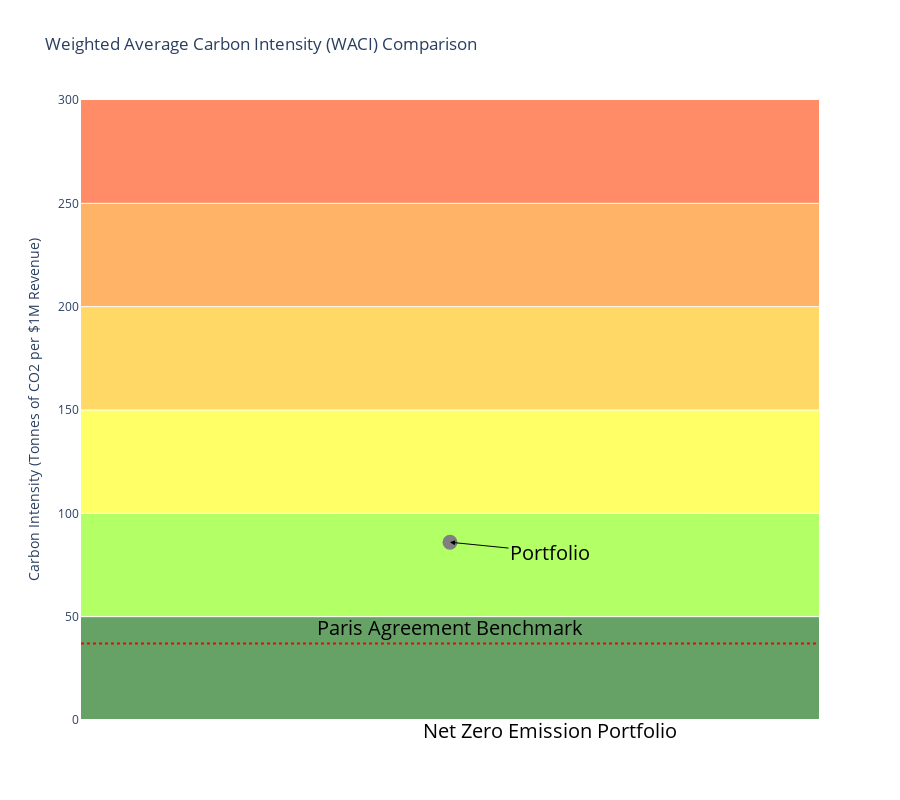

The code cell stored with this chart in its notebook:
### Code cell
# Define the WACI thresholds for different levels (example values)
thresholds = {
    "Portfolio": waci_result,  # Current WACI result
    "Net Zero Emission Portfolio": 0
}

# Define colors and levels for the background
colors = ['darkgreen', '#7FFF00', '#FFFF00', '#FFBF00', '#FF8000', '#FF4000']
levels = [0, 50, 100, 150, 200, 250, 300]  # Adjusted levels to match the number of colors

# Create the figure
fig = go.Figure()

# Add background color segments
for i in range(len(colors)):
    fig.add_shape(
        type="rect",
        x0=0, x1=1,
        y0=levels[i], y1=levels[i+1],
        fillcolor=colors[i],
        opacity=0.6,
        layer="below",
        line_width=0
    )

# Plot the WACI result
fig.add_trace(go.Scatter(
    x=[0.5],
    y=[waci_result],
    mode='markers',
    marker=dict(size=15, color='grey'),
    name='Portfolio',
    hovertemplate=f'WACI: {waci_result}<extra></extra>'
))

# Add arrows and text labels
for label, level in thresholds.items():
    if level >= 0:  # Only add labels for non-negative levels
        fig.add_annotation(
            x=0.5,
            y=level,
            xref="paper",
            yref="y",
            text=label,
            showarrow=True,
            arrowhead=2,
            arrowsize=1,
            arrowwidth=1,
            arrowcolor='black',
            ax=100,
            ay=10,
            font=dict(size=20, color='black')  # Increased font size
        )

# Add a horizontal dotted line at 37
fig.add_shape(
    type="line",
    x0=0, x1=1,
    y0=37, y1=37,
    line=dict(
        color="red",
        width=2,
        dash="dot",
    )
)

# Add annotation for the dotted line
fig.add_annotation(
    x=0.5,
    y=45,
    xref="paper",
    yref="y",
    text="Paris Agreement Benchmark",
    showarrow=False,
    font=dict(size=20, color='black')  # Increased font size
)

# Update layout
fig.update_layout(
    title='Weighted Average Carbon Intensity (WACI) Comparison',
    xaxis=dict(showticklabels=False, showgrid=False, zeroline=False),
    yaxis=dict(title='Carbon Intensity (Tonnes of CO2 per $1M Revenue)', range=[0, 300]),
    showlegend=False,
    plot_bgcolor='white',
    height=800,
  # Adjust height for better visibility
)

# Display the plot
fig.show()

### Figure 1 — Plotly figure (JSON) as saved in the notebook; plotly's stock layout.template omitted (floating-point values rounded to 4 significant figures)
{"data": [{"hovertemplate": "WACI: 86.02<extra></extra>", "marker": {"color": "grey", "size": 15}, "mode": "markers", "name": "Portfolio", "type": "scatter", "x": [0.5], "y": [86.02]}], "layout": {"annotations": [{"arrowcolor": "black", "arrowhead": 2, "arrowsize": 1, "arrowwidth": 1, "ax": 100, "ay": 10, "font": {"color": "black", "size": 20}, "showarrow": true, "text": "Portfolio", "x": 0.5, "xref": "paper", "y": 86.02, "yref": "y"}, {"arrowcolor": "black", "arrowhead": 2, "arrowsize": 1, "arrowwidth": 1, "ax": 100, "ay": 10, "font": {"color": "black", "size": 20}, "showarrow": true, "text": "Net Zero Emission Portfolio", "x": 0.5, "xref": "paper", "y": 0, "yref": "y"}, {"font": {"color": "black", "size": 20}, "showarrow": false, "text": "Paris Agreement Benchmark", "x": 0.5, "xref": "paper", "y": 45, "yref": "y"}], "height": 800, "plot_bgcolor": "white", "shapes": [{"fillcolor": "darkgreen", "layer": "below", "line": {"width": 0}, "opacity": 0.6, "type": "rect", "x0": 0, "x1": 1, "y0": 0, "y1": 50}, {"fillcolor": "#7FFF00", "layer": "below", "line": {"width": 0}, "opacity": 0.6, "type": "rect", "x0": 0, "x1": 1, "y0": 50, "y1": 100}, {"fillcolor": "#FFFF00", "layer": "below", "line": {"width": 0}, "opacity": 0.6, "type": "rect", "x0": 0, "x1": 1, "y0": 100, "y1": 150}, {"fillcolor": "#FFBF00", "layer": "below", "line": {"width": 0}, "opacity": 0.6, "type": "rect", "x0": 0, "x1": 1, "y0": 150, "y1": 200}, {"fillcolor": "#FF8000", "layer": "below", "line": {"width": 0}, "opacity": 0.6, "type": "rect", "x0": 0, "x1": 1, "y0": 200, "y1": 250}, {"fillcolor": "#FF4000", "layer": "below", "line": {"width": 0}, "opacity": 0.6, "type": "rect", "x0": 0, "x1": 1, "y0": 250, "y1": 300}, {"line": {"color": "red", "dash": "dot", "width": 2}, "type": "line", "x0": 0, "x1": 1, "y0": 37, "y1": 37}], "showlegend": false, "title": {"text": "Weighted Average Carbon Intensity (WACI) Comparison"}, "xaxis": {"showgrid": false, "showticklabels": false, "zeroline": false}, "yaxis": {"range": [0, 300], "title": {"text": "Carbon Intensity (Tonnes of CO2 per $1M Revenue)"}}}}
